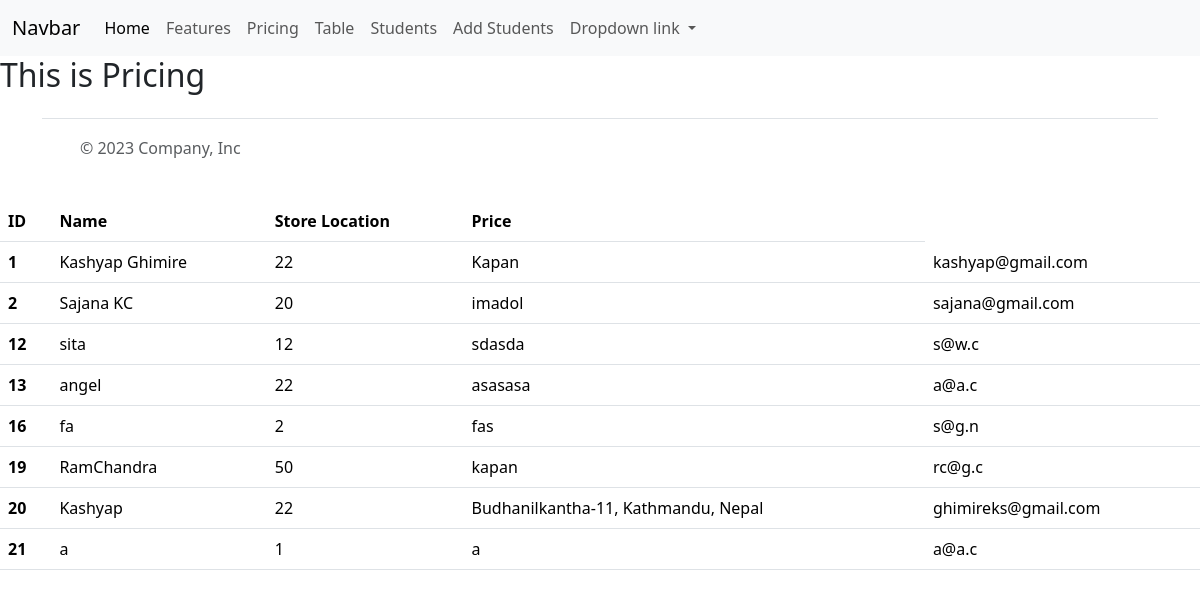
/pricing/, run on an earlier commit of the app's database.
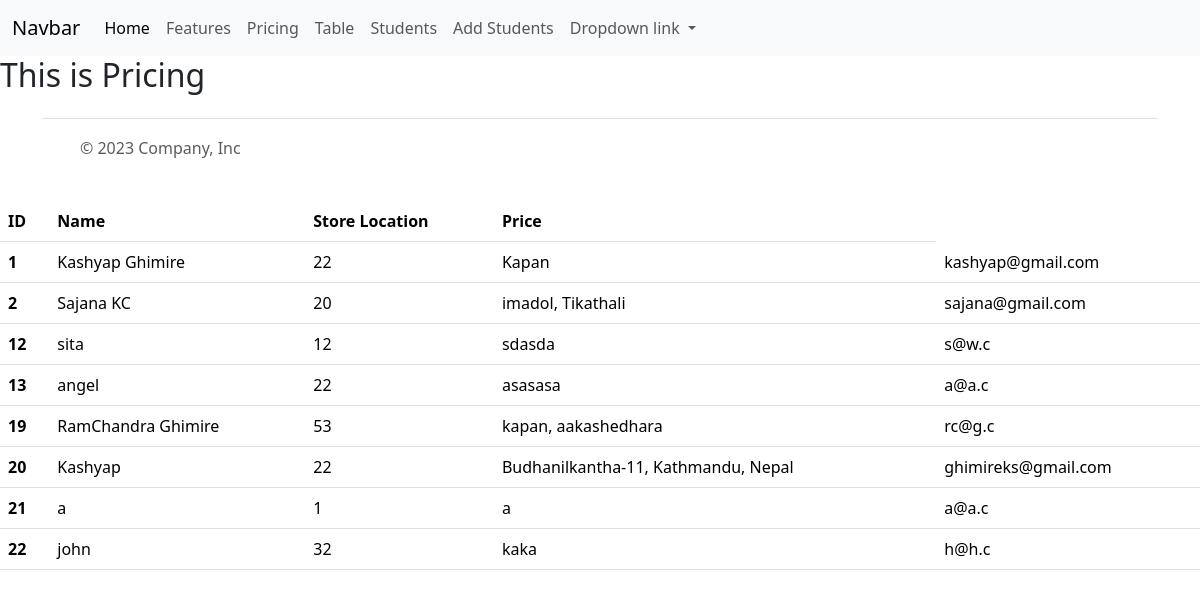
And on a later commit of the database.
### myapp/models.py (models this page shows, shortened)
class Student(models.Model):
    name=models.CharField(max_length=50)
    age=models.IntegerField()
    address=models.CharField(max_length=50)
    email=models.EmailField(max_length=50)
    classroom=models.ForeignKey(ClassRoom,on_delete=models.CASCADE,related_name="classroom_students",null=True,blank=True)

### myapp/views.py (the view)
# urls.py: path('pricing/',pricing,name='pricepage'),
def pricing(request):
    data=Student.objects.all()
    return render(request,'pricing.html',context={"students":data})

### templates/pricing.html (shortened to what this page needs)
{% extends 'base.html' %}
{% block content %}
<div>
    <h2>This is Pricing</h2>
    <table class="table">
        <thead>
          <tr>
            <th scope="col">ID</th>
            <th scope="col">Name</th>
            <th scope="col">Store Location</th>
            <th scope="col">Price</th>
          </tr>
        </thead>
        <tbody>
            {% for student in students %}
            <tr>
                <th scope="row">{{ student.id }}</th>
                <td>{{ student.name }}</td>
                <td>{{ student.age }}</td>
                <td>{{ student.address }}</td>
                <td>{{ student.email }}</td>
              </tr>
            {% endfor %}
        </tbody>
</div>
{% endblock content %}

### templates/base.html (shortened to what this page needs)
<!DOCTYPE html>
<html lang="en">
<head>
    <link href="https://cdn.jsdelivr.net/npm/bootstrap@5.3.2/dist/css/bootstrap.min.css" rel="stylesheet">
</head>
<body>
    <nav class="navbar navbar-expand-lg bg-body-tertiary">
        <div class="container-fluid">
          <a class="navbar-brand" href="#">Navbar</a>
          <div class="collapse navbar-collapse" id="navbarNavDropdown">
            <ul class="navbar-nav">
              <li class="nav-item">
                <a class="nav-link active" aria-current="page" href="{% url "homepage" %}">Home</a>
              </li>
              <li class="nav-item">
                <a class="nav-link" href="{% url "featurespage" %}">Features</a>
              </li>
              <li class="nav-item">
                <a class="nav-link" href="{% url "pricepage" %}">Pricing</a>
              </li>
              <li class="nav-item">
                <a class="nav-link" href="{% url "table" %}">Table</a>
              </li>
              <li class="nav-item">
                <a class="nav-link" href="{% url "studentpage" %}">Students</a>
              </li>
              <li class="nav-item">
                <a class="nav-link" href="{% url "add_student" %}">Add Students</a>
              </li>
              <li class="nav-item dropdown">
                <a class="nav-link dropdown-toggle" href="#" role="button" data-bs-toggle="dropdown" aria-expanded="false">
                  Dropdown link
                </a>
              </li>
            </ul>
          </div>
        </div>
      </nav>
      {% block content %}
      {% endblock content %}
<div class="container">
  <footer class="d-flex flex-wrap justify-content-between align-items-center py-3 my-4 border-top">
    <div class="col-md-4 d-flex align-items-center">
      <a href="/" class="mb-3 me-2 mb-md-0 text-body-secondary text-decoration-none lh-1">
        <svg class="bi" width="30" height="24"><use xlink:href="#bootstrap"></use></svg>
      </a>
      <span class="mb-3 mb-md-0 text-body-secondary">© 2023 Company, Inc</span>
    </div>
    <ul class="nav col-md-4 justify-content-end list-unstyled d-flex">
      <li class="ms-3"><a class="text-body-secondary" href="#"><svg class="bi" width="24" height="24"><use xlink:href="#twitter"></use></svg></a></li>
      <li class="ms-3"><a class="text-body-secondary" href="#"><svg class="bi" width="24" height="24"><use xlink:href="#instagram"></use></svg></a></li>
      <li class="ms-3"><a class="text-body-secondary" href="#"><svg class="bi" width="24" height="24"><use xlink:href="#facebook"></use></svg></a></li>
    </ul>
  </footer>
</div>
</body>
</html>

What changed in the data, as far as the page shows it:
removed Student: id "16", name "fa", age "2", address "fas", email "s@g.n"
changed Student "Sajana KC": address "imadol" → "imadol, Tikathali"
changed Student "rc@g.c": name "RamChandra" → "RamChandra Ghimire"; age "50" → "53"; address "kapan" → "kapan, aakashedhara"
added Student: id "22", name "john", age "32", address "kaka", email "h@h.c"
